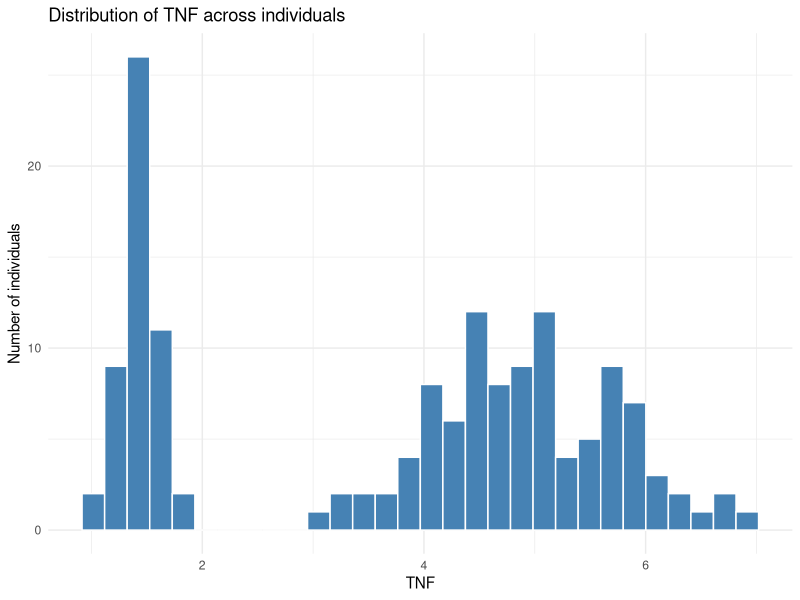
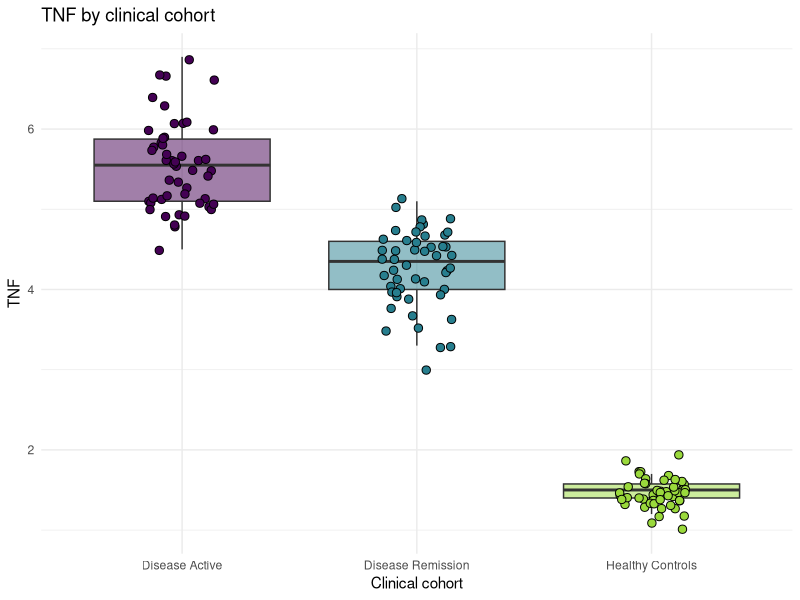
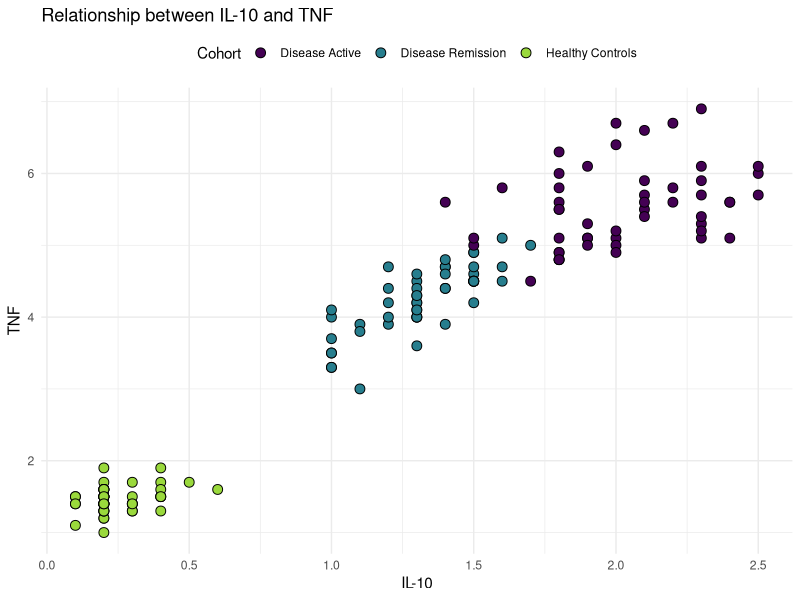
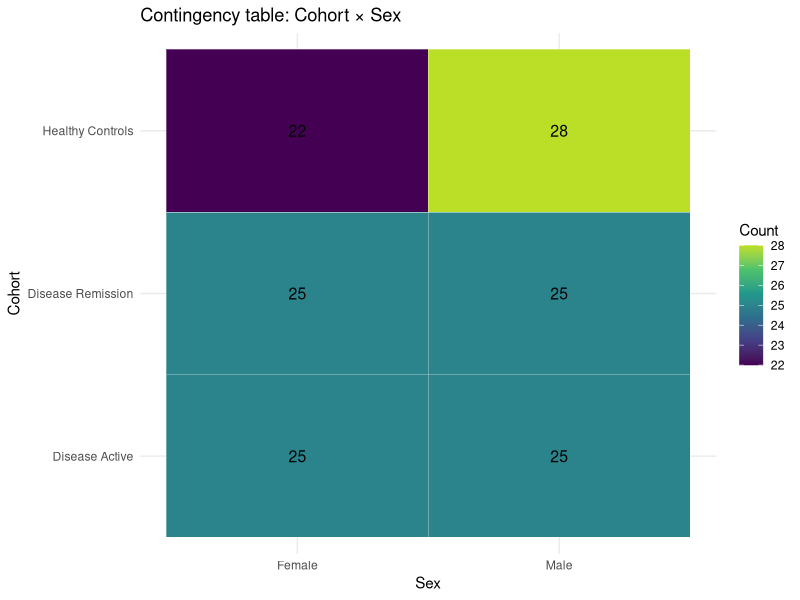
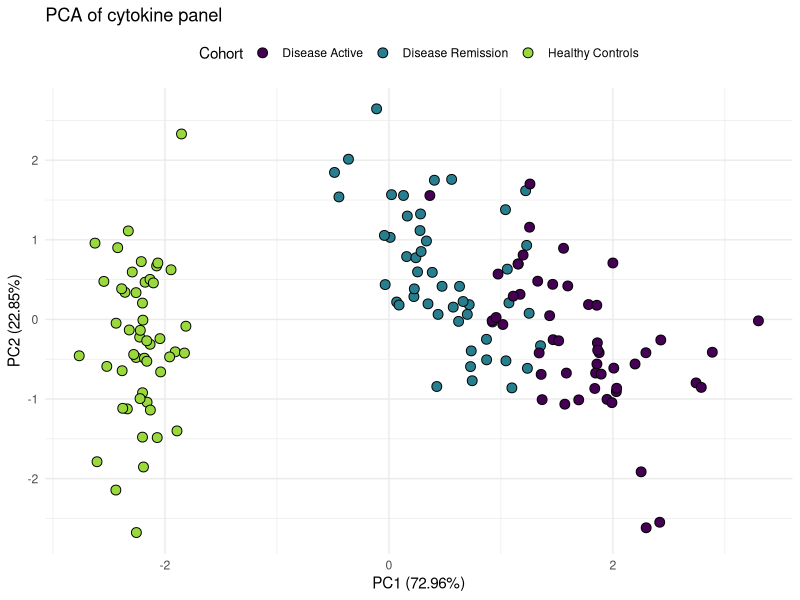
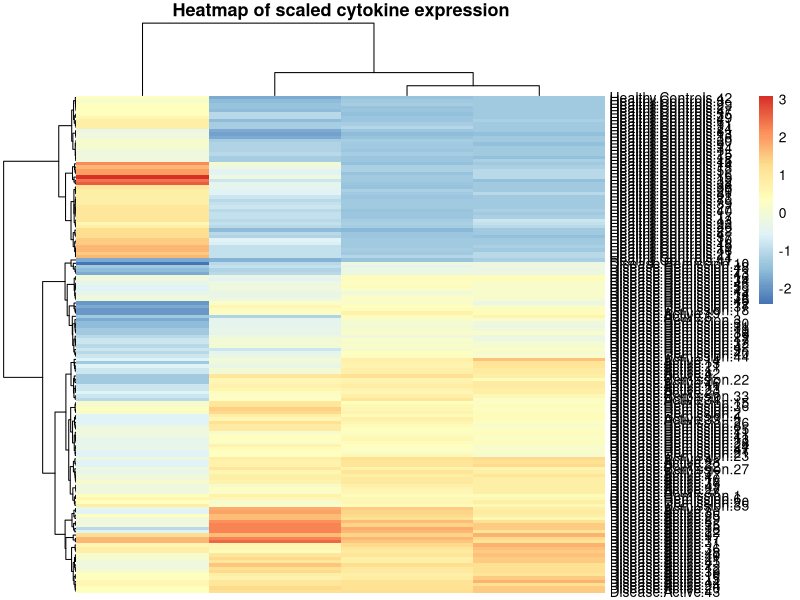
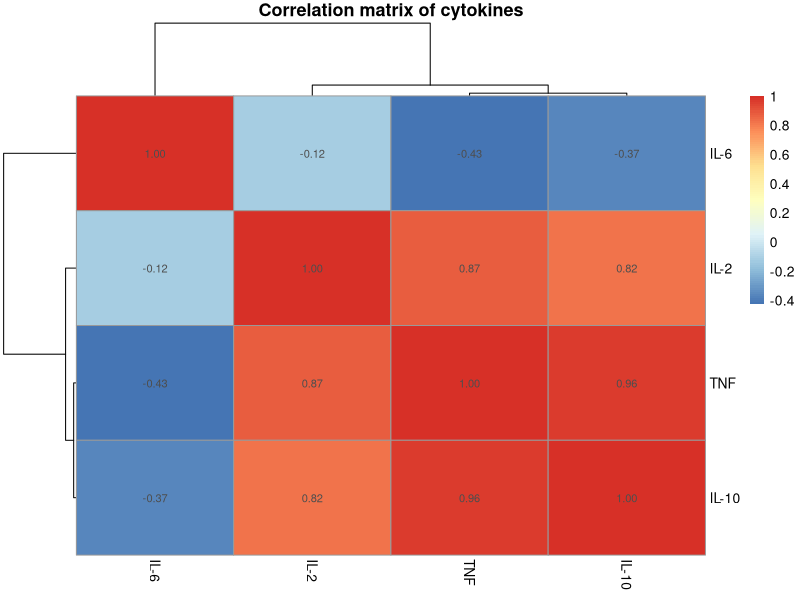
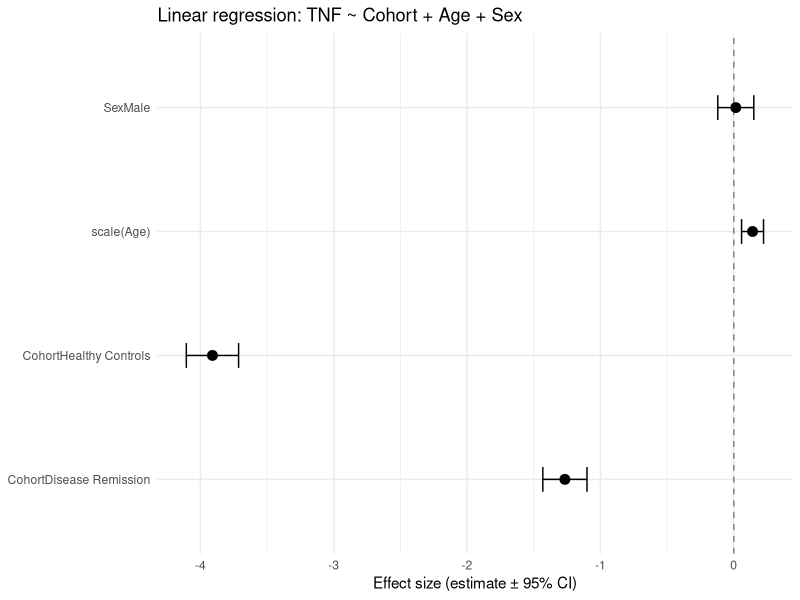

Here is the R script that generated these plots, in order:
## ---- chunk 1
library(tidyverse)
library(readxl)
library(pheatmap)
library(broom)
library(viridis)
## ---- chunk 2
data <- as.data.frame(read_excel("sample_cytokine_data.xlsx"))
# set rownames 
rownames(data) <- data[,1]

# Take a quick look
head(data)
str(data)
## ---- chunk 3
data <- data %>%
  mutate(
    Cohort = factor(Cohort),
    Sex    = factor(Sex)
  )

levels(data$Cohort)
levels(data$Sex)
## ---- chunk 4
ages <- c(53.8, 59.8, 79.2, 46.7)

ages
length(ages)
mean(ages)
summary(ages)
## ---- chunk 5
mini_df <- tibble(
  Age    = ages,
  Cohort = c("Remission", "Active", "Remission", "Remission")
)

mini_df
str(mini_df)
## ---- chunk 6
ggplot(data, aes(x = TNF)) +
  geom_histogram(
    bins = 30,
    colour = "white",
    fill   = "steelblue"
  ) +
  labs(
    x = "TNF",
    y = "Number of individuals",
    title = "Distribution of TNF across individuals"
  ) +
  theme_minimal()
## ---- chunk 7
ggplot(data, aes(x = Cohort, y = TNF, fill = Cohort)) +
  geom_boxplot(outlier.shape = NA, alpha = 0.5) +
  geom_point(
    size = 2.5,
    shape = 21,
    colour = "black",
    position = position_jitter(width = 0.15)
  ) +
  scale_fill_viridis_d(end = 0.85) +
  labs(
    x = "Clinical cohort",
    y = "TNF",
    title = "TNF by clinical cohort"
  ) +
  theme_minimal() +
  theme(legend.position = "none")
## ---- chunk 8
ggplot(data, aes(x = `IL-10`, y = TNF, fill = Cohort)) +
  geom_point(size = 3, shape = 21, colour = "black") +
  scale_fill_viridis_d(end = 0.85) +
  labs(
    x = "IL-10",
    y = "TNF",
    title = "Relationship between IL-10 and TNF"
  ) +
  theme_minimal() +
  theme(legend.position = "top")
## ---- chunk 9
ct <- data %>%
  count(Cohort, Sex)

ct

ggplot(ct, aes(x = Sex, y = Cohort, fill = n)) +
  geom_tile(colour = "white") +
  geom_text(aes(label = n), size = 4) +
  scale_fill_viridis_c(end = 0.9, name = "Count") +
  labs(
    x = "Sex",
    y = "Cohort",
    title = "Contingency table: Cohort × Sex"
  ) +
  theme_minimal()
## ---- chunk 10
cytokines <- c("IL-2", "IL-6", "TNF", "IL-10")

pca <- prcomp(
  data %>% select(all_of(cytokines)),
  center = TRUE,
  scale. = TRUE
)

summary(pca)
## ---- chunk 11
var_expl <- round((pca$sdev^2 / sum(pca$sdev^2)) * 100, 2)
var_expl
## ---- chunk 12
pca_df <- as.data.frame(pca$x) %>%
  mutate(Cohort = data$Cohort)

ggplot(pca_df, aes(PC1, PC2, fill = Cohort)) +
  geom_point(size = 3, shape = 21, colour = "black") +
  scale_fill_viridis_d(end = 0.85) +
  labs(
    x = paste0("PC1 (", var_expl[1], "%)"),
    y = paste0("PC2 (", var_expl[2], "%)"),
    title = "PCA of cytokine panel"
  ) +
  theme_minimal() +
  theme(legend.position = "top")
## ---- chunk 13
cyto_mat <- data %>%
  select(all_of(cytokines)) %>%
  as.matrix() %>%
  scale()  # scale each cytokine to mean 0, sd 1

pheatmap(
  cyto_mat,
  show_colnames = FALSE,
  clustering_method = "ward.D2",
  main = "Heatmap of scaled cytokine expression"
)
## ---- chunk 14
cor_mat <- data %>%
  select(all_of(cytokines)) %>%
  cor(use = "pairwise.complete.obs")

cor_mat

pheatmap(
  cor_mat,
  display_numbers = TRUE,
  main = "Correlation matrix of cytokines"
)
## ---- chunk 15
lm_model <- lm(TNF ~ Cohort + scale(Age) + Sex, data = data)

summary(lm_model)
## ---- chunk 16
lm_tidy <- tidy(lm_model, conf.int = TRUE) %>%
  filter(term != "(Intercept)")

lm_tidy

ggplot(lm_tidy, aes(x = estimate, y = term)) +
  geom_vline(xintercept = 0, linetype = "dashed", colour = "grey50") +
  geom_point(size = 3) +
  geom_errorbarh(aes(xmin = conf.low, xmax = conf.high), height = 0.2) +
  theme_minimal() +
  labs(
    x = "Effect size (estimate ± 95% CI)",
    y = NULL,
    title = "Linear regression: TNF ~ Cohort + Age + Sex"
  )
## ---- chunk 17
ggplot(data, aes(x = Age, y = TNF, fill = Cohort)) +
  geom_point(size = 3, shape = 21, colour = "black") +
  geom_smooth(
    method = "lm",
    se = FALSE,
    linetype = "dashed",
    aes(group = Cohort, colour = Cohort)
  ) +
  scale_fill_viridis_d(end = 0.85) +
  scale_colour_viridis_d(end = 0.85, guide = "none") +
  labs(
    x = "Age (years)",
    y = "TNF",
    title = "Association between age and TNF by cohort"
  ) +
  theme_minimal() +
  theme(legend.position = "top")
